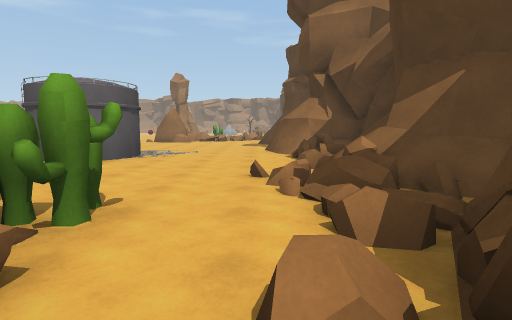
View 1 (above)

24 first-person views from a walk through a Unity game level. The camera is 1.4 m above the floor, tilts 6° down and sees 80° across. The floor is counted in squares, 2 m on a side. Each view is taken from the middle of a square. On the plan, view 1 faces up. The plan holds only what a view shows up to about 10 squares ahead; the rest is blank. The place goes on beyond the plan. Some animated figures are not drawn.

View 2
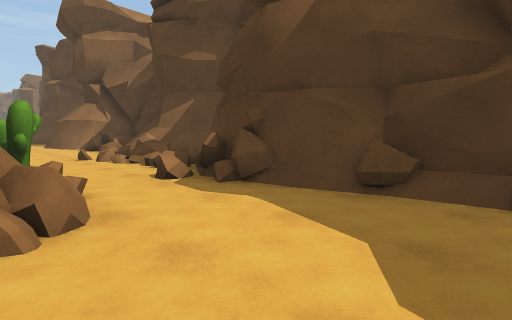

View 3
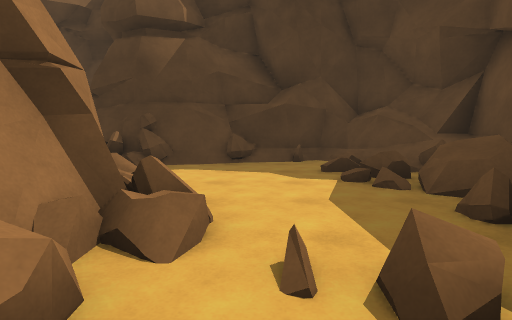

View 4
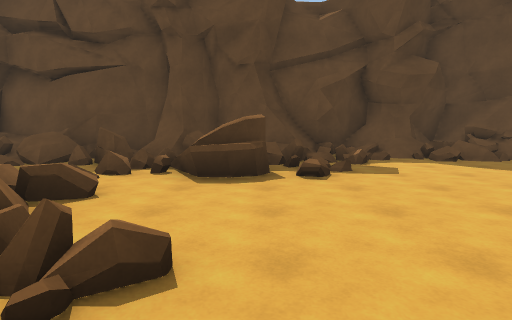

View 5
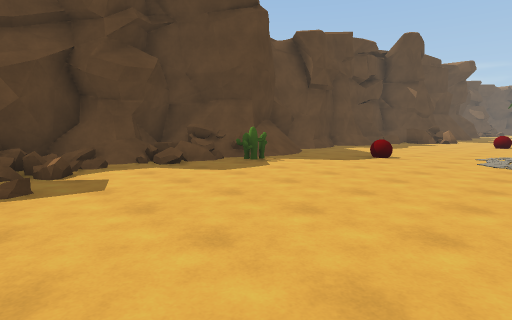

View 6
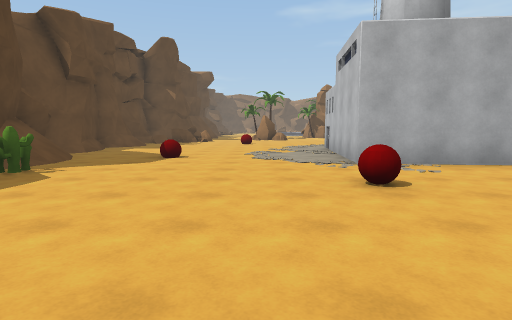

View 7
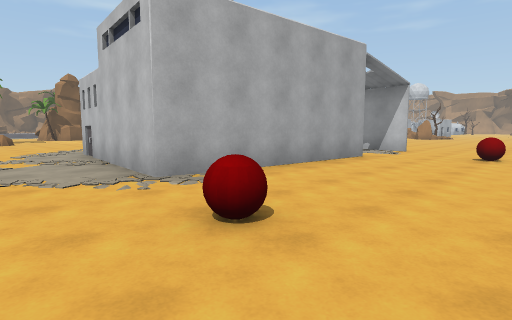

View 8
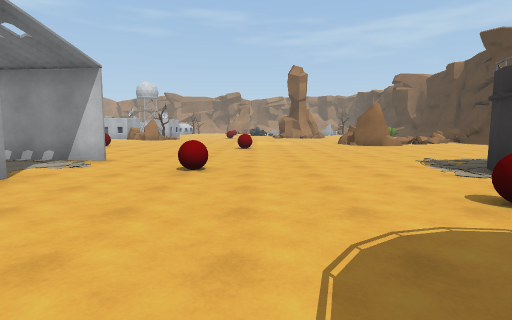

View 9
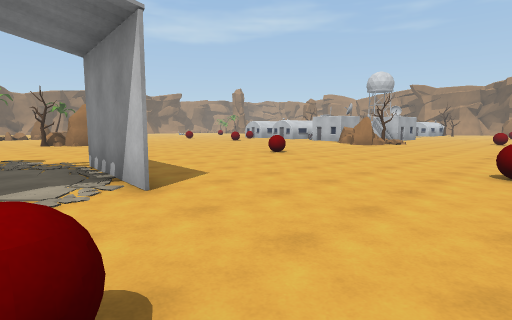

View 10
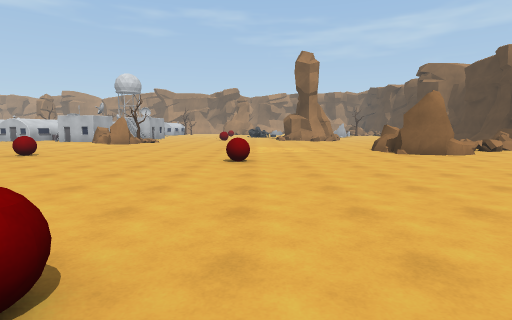

View 11
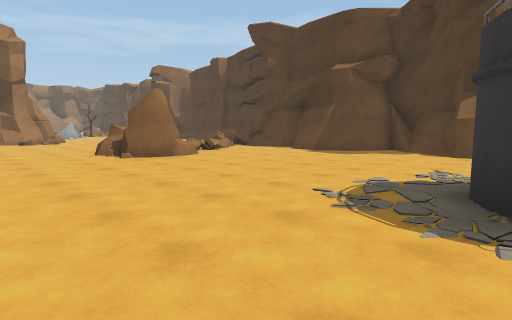

View 12
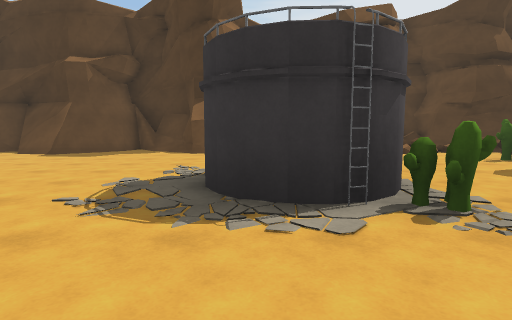

View 13
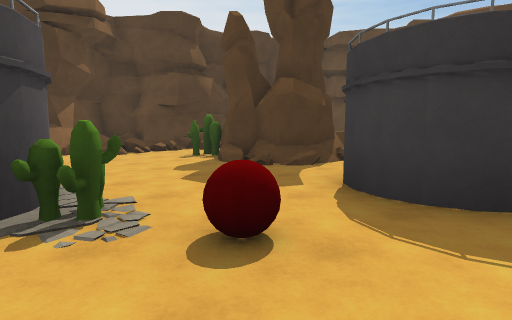

View 14
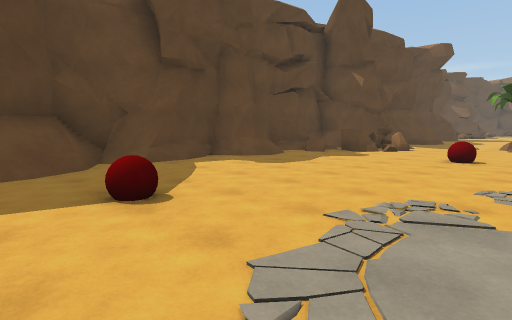

View 15
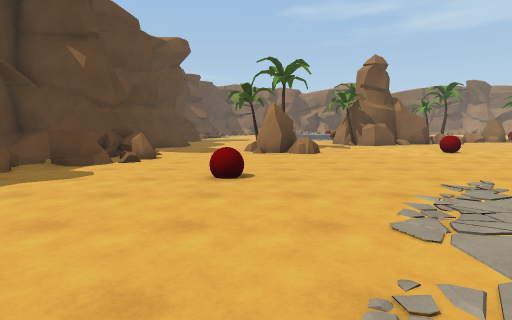

View 16
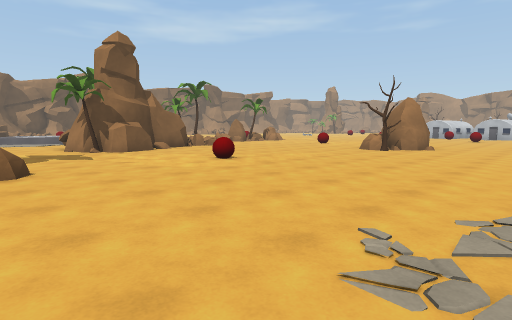

View 17
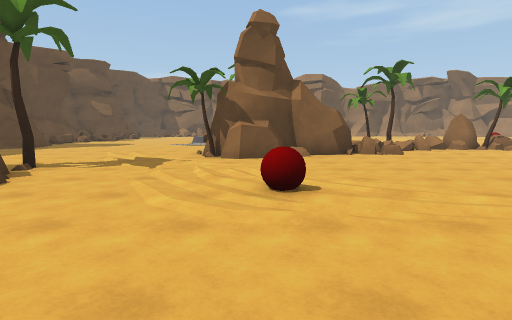

View 18
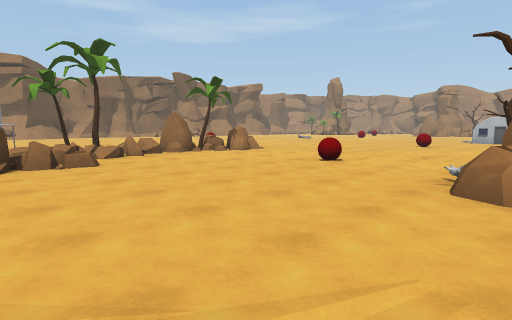

View 19
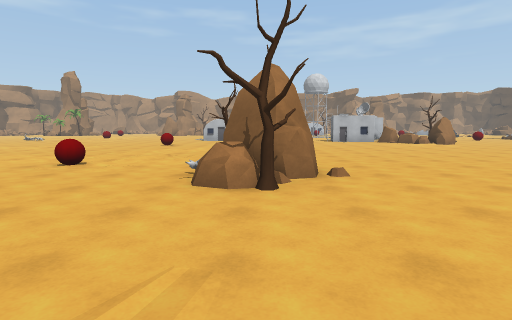

View 20
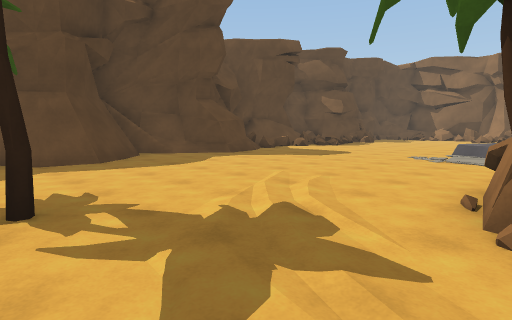

View 21
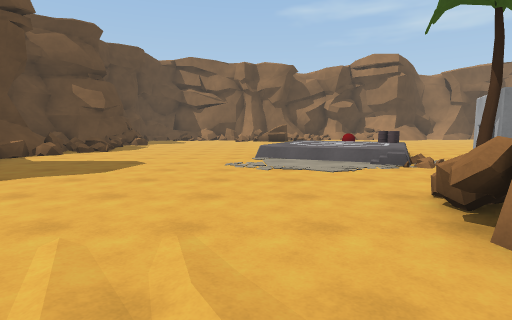

View 22
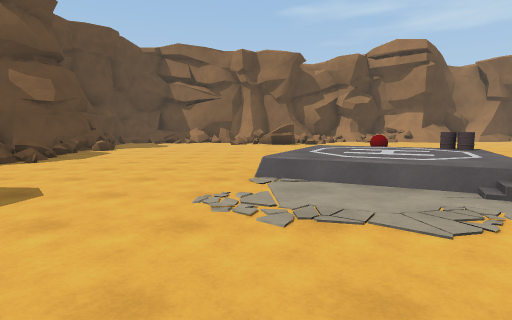

View 23
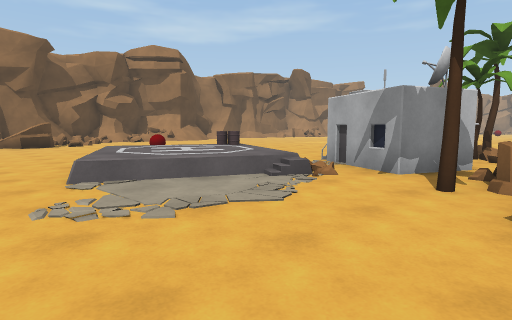

View 24
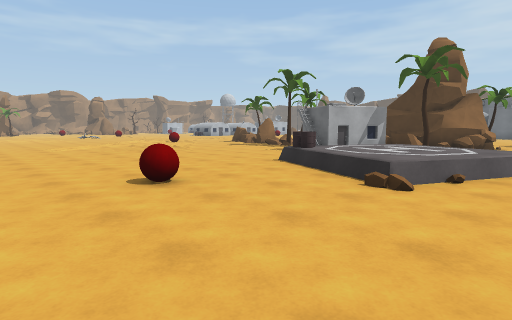

### Floor plan
Key: @ floor where view 1 was taken; # wall or solid block; x gap in a wall; . main floor; : floor 0.5 m higher than the main floor; + floor 0.75 m higher than the main floor; / step, stairs or slope; = window, fence, low wall or low ledge; ^ raised ledge; C cactus; B red ball; R rock; T tree; U building.
Columns run from 42 left of view 1 to 3 right of it. Each row starts with its distance up from view 1.
 19                               ...  ...
 18                 ..           ....  ...RR
 17               ....   ............//..RRR==
 16             .......  ................R##=. /#
 15             .......  ......B.........R#....##
 14  ..        R....... .......................##
 13  ...       TR...B.TR.............B.........##
 12  ....     RR.......RR.......................#
 11  .....    ##.......T........................#
 10  ......   T=...............###.............##
  9  .......  T=.........................##....##
  8 ........UUU##R.........    .....B....###...##
  7 ........UU####..........     #.......###...=#
  6 ..B..==.UUU###..........     #.....B.C......#
  5 .....=#::.T####...B.....     #.............=##
  4 ....=#::...###T.........     #.............=##
  3 .....=/:................###  #....###.##C..x.#
  2 ....../=..................####.B..  ..###C.###
  1  ...............TR...................=###.=##
  0  ...............TR....B...............###.@##
 -1  .....................................=##../#
 -2  ...........................B.......=/......#
 -3  #=/##...##../##./=#=..............##/=.....#
 -4  ###+===  #//#######^=......//C...===##^==#=#
 -5    # ^##  ####    #//#.#.##//#===#=######==##
 -6             =     ## ########=###############
 -7                               ##

Where each view was taken, in squares from view 1:
view 1: 0 up, 0 right, facing up
view 2: 3 down, 2 left, facing up-right
view 3: 2 down, 5 left, facing right
view 4: 2 up, 6 left, facing down
view 5: 1 up, 7 left, facing down-left
view 6: 0 up, 7 left, facing left
view 7: 0 up, 9 left, facing up-left
view 8: 3 up, 9 left, facing up
view 9: 8 up, 9 left, facing up-left
view 10: 7 up, 9 left, facing up
view 11: 8 up, 8 left, facing up-right
view 12: 8 up, 8 left, facing right
view 13: 7 up, 8 left, facing down-right
view 14: 1 up, 13 left, facing down-left
view 15: 0 up, 16 left, facing left
view 16: 1 up, 19 left, facing up-left
view 17: 5 up, 21 left, facing left
view 18: 7 up, 23 left, facing up-left
view 19: 7 up, 23 left, facing up
view 20: 4 up, 26 left, facing down-left
view 21: 2 up, 28 left, facing left
view 22: 2 up, 31 left, facing left
view 23: 1 up, 31 left, facing up-left
view 24: 2 up, 42 left, facing up-right
